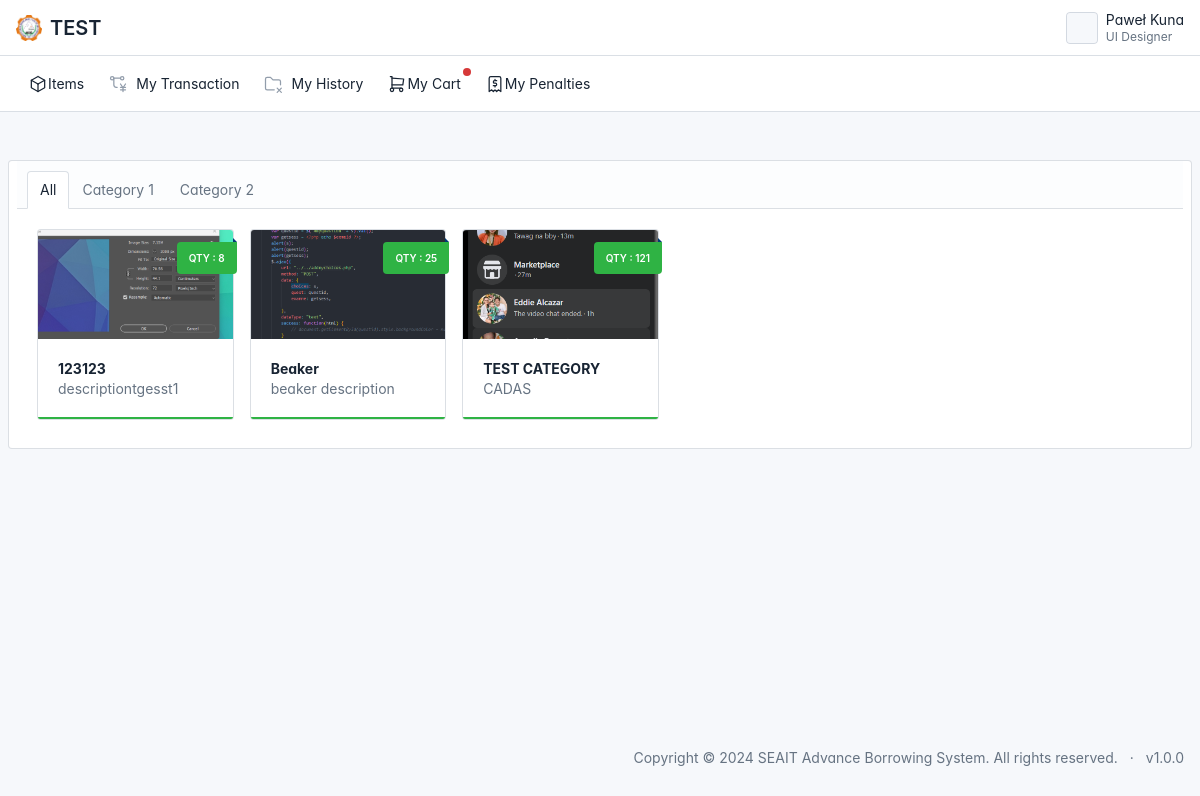
The app's page /user/index.php (signed in), older data.
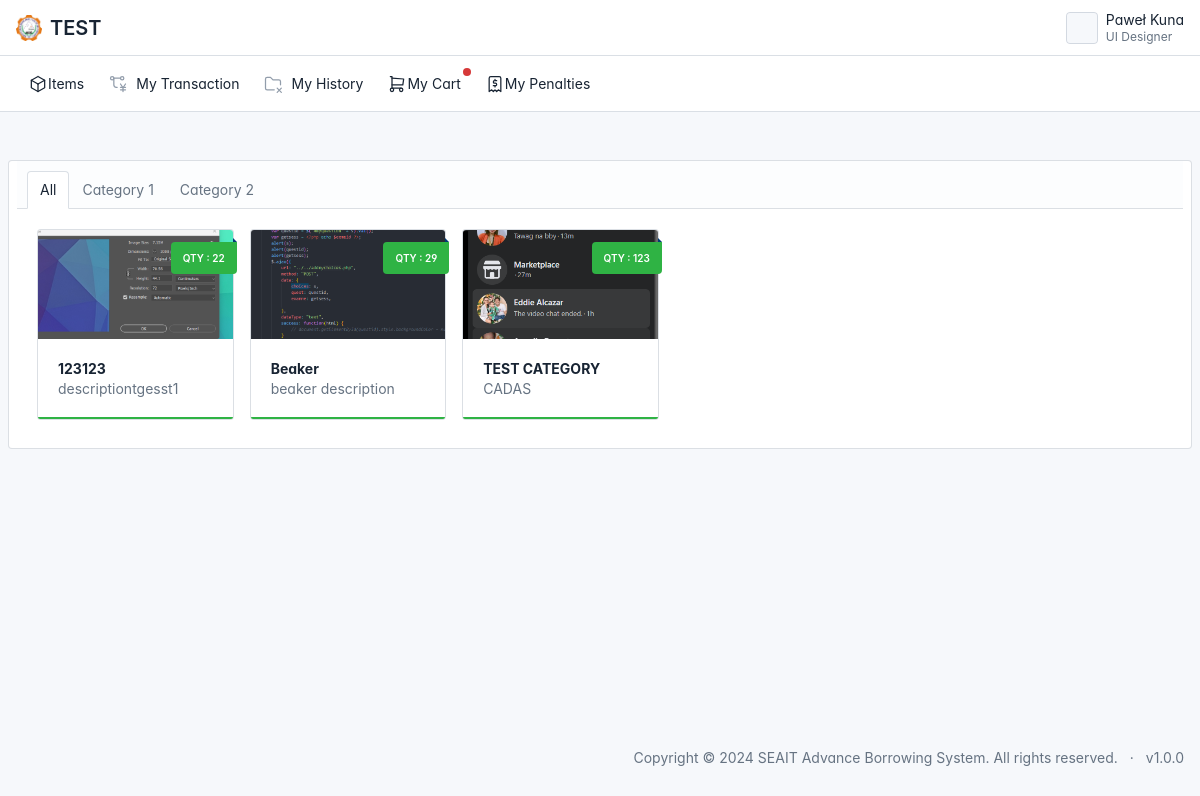
The same page, newer data.
### tables this page shows
CREATE TABLE IF NOT EXISTS `tbl_category` (
  `category_id` int NOT NULL AUTO_INCREMENT,
  `category_name` varchar(100) NOT NULL,
  `status` int NOT NULL DEFAULT '1',
  PRIMARY KEY (`category_id`)
);

CREATE TABLE IF NOT EXISTS `tbl_item` (
  `item_code` varchar(100) NOT NULL,
  `item_name` varchar(100) NOT NULL,
  `category_id` int NOT NULL,
  `size_id` int NOT NULL,
  `quantity` int NOT NULL DEFAULT '0',
  `status` int NOT NULL,
  `description` varchar(100) NOT NULL,
  `img_path` varchar(100) NOT NULL,
  `date_created` datetime NOT NULL DEFAULT CURRENT_TIMESTAMP,
  PRIMARY KEY (`item_code`),
  KEY `fk_category_id` (`category_id`),
  KEY `fk_size_id` (`size_id`)
);

### user/index.php (the view, shortened to what this page needs)
<?php
include '../connection.php';
?>
<!doctype html>
<html lang="en">
<?php include '../components/head.php' ?>
<body class=" layout-fluid">
  <div class="page">
    <?php include '../components/navbar.php' ?>
    <?php include '../components/usersidebar.php' ?>
    <div class="page-wrapper">
      <div class="page-header d-print-none">
        <div class="page-body">
          <div class="container-xl">
            <div class="row">
              <div class="card">
                <div class="card-header">
                  <ul class="nav nav-tabs card-header-tabs" data-bs-toggle="tabs">
                    <li class="nav-item">
                      <a href="#all" class="nav-link active" data-bs-toggle="tab">All</a>
                    </li>
                    <?php
                    $sql = "SELECT * FROM tbl_category order by category_id";
                    $rs = $conn->query($sql);
                    foreach ($rs as $row) { ?>
                      <li class="nav-item">
                        <a href="#<?php echo str_replace(' ', '', $row['category_name']) ?>" class="nav-link text-capitalize" data-bs-toggle="tab"><?php echo $row['category_name'] ?></a>
                      </li>
                    <?php } ?>
                  </ul>
                </div>
                <div class="card-body w-75">
                  <div class="tab-content">
                    <div class="tab-pane active show" id="all">
                      <div class="row" id="cardContainer">
                        <?php
                        $sqls = "SELECT
                                      a.item_code,
                                      a.item_name,
                                      a.img_path,
                                      a.quantity,
                                      b.category_name,
                                      a.description
                                  FROM
                                      tbl_item a
                                  LEFT JOIN tbl_category b ON
                                      a.category_id = b.category_id
                                  LEFT JOIN tbl_size c ON
                                      a.size_id = c.size_id
                                  WHERE a.status=1
                                  ORDER BY
                                      a.date_created ASC";
                        $rss = $conn->query($sqls);
                        foreach ($rss as $rows) { ?>
                          <div class="col-lg-3 pb-2">
                            <div class="card card-link card-link-pop" onclick="window.location.href='borrowslip.php?code=<?php echo $rows['item_code'] ?>'" style="cursor:pointer">
                              <?php
                              if ($rows['quantity'] === '0') {
                                echo "
                                <div class='ribbon bg-danger'> Out of Stock </div>";
                              } else {
                                echo "<div class='ribbon bg-success'> Qty : " . $rows['quantity'] . "</div>";
                              }
                              ?>
                              <div class="card-status-bottom bg-success"></div>
                              <div class="img-responsive img-responsive-16x9 card-img-top" style="background-image: url('../static/item/<?php echo $rows['img_path'] ?>')"></div>
                              <div class="card-body">
                                <span class="text-capitalize fw-bolder asname"><?php echo $rows['item_name'] ?></span>
                                <p class="text-muted asdes"><?php echo $rows['description'] ?></p>
                              </div>
                            </div>
                          </div>
                        <?php } ?>
                      </div>
                    </div>
                  </div>
                </div>
              </div>
            </div>
          </div>
        </div>
      </div>
      <?php include '../components/footer.php' ?>
    </div>
</body>
</html>

### components/head.php (shortened to what this page needs)
<head>
    <link href="../dist/css/tabler.min.css?1692870487" rel="stylesheet"/>
    <link href="../dist/css/tabler-flags.min.css?1692870487" rel="stylesheet"/>
    <link href="../dist/css/tabler-payments.min.css?1692870487" rel="stylesheet"/>
    <link href="../dist/css/tabler-vendors.min.css?1692870487" rel="stylesheet"/>
    <link href="../dist/css/demo.min.css?1692870487" rel="stylesheet"/>
    <link href="../dist/libs/toastr/toastr.css" rel="stylesheet"/>
  </head>

### components/navbar.php (shortened to what this page needs)
<header class="navbar navbar-expand-md d-print-none">
      <div class="container-xl">
        <h1 class="navbar-brand navbar-brand-autodark d-none-navbar-horizontal pe-0 pe-md-3">
          <img src="../static/images/seait.png" width="26px" height="26px"> TEST
        </h1>
        <div class="navbar-nav flex-row order-md-last">
          <div class="nav-item dropdown">
            <a href="#" class="nav-link d-flex lh-1 text-reset p-0" data-bs-toggle="dropdown" aria-label="Open user menu">
              <span class="avatar avatar-sm" style="background-image: url(./static/avatars/000m.jpg)"></span>
              <div class="d-none d-xl-block ps-2">
                <div>Paweł Kuna</div>
                <div class="mt-1 small text-secondary">UI Designer</div>
              </div>
            </a>
          </div>
        </div>
      </div>
    </header>

### components/usersidebar.php (shortened to what this page needs)
<header class="navbar-expand-md">
  <div class="collapse navbar-collapse" id="navbar-menu">
    <div class="navbar">
      <div class="container-xl">
        <ul class="navbar-nav">
          <li class="nav-item">
            <a class="nav-link" href="./index.php" rel="noopener">
              <span class="nav-link-title">
                Items
              </span>
            </a>
          </li>
          <li class="nav-item">
            <a class="nav-link" href="./transaction.php" rel="noopener">
              <span class="nav-link-icon d-md-none d-lg-inline-block">
              </span>
              <span class="nav-link-title">
                My Transaction
              </span>
            </a>
          </li>
          <li class="nav-item">
            <a class="nav-link" href="./history.php" rel="noopener">
              <span class="nav-link-icon d-md-none d-lg-inline-block">
              </span>
              <span class="nav-link-title">
                My History
              </span>
            </a>
          </li>
          <li class="nav-item">
            <a class="nav-link" href="./cart.php" rel="noopener">
              <span class="nav-link-title">
                My Cart <span class="badge bg-danger rounded-circle text-white" id="countcart"></span>
              </span>
            </a>
          </li>
          <li class="nav-item">
            <a class="nav-link" href="./penalties.php" rel="noopener">
              <span class="nav-link-title">
                My Penalties</span>
            </a>
          </li>
        </ul>
      </div>
    </div>
  </div>
</header>

### components/footer.php
<footer class="footer footer-transparent d-print-none">
        <div class="container-xl">
          <div class="row text-center align-items-center flex-row-reverse">
            <div class="col-12 col-lg-auto mt-3 mt-lg-0">
              <ul class="list-inline list-inline-dots mb-0">
                <li class="list-inline-item">
                  Copyright &copy; 2024
                  <a href="." class="link-secondary">SEAIT Advance Borrowing System</a>.
                  All rights reserved.
                </li>
                <li class="list-inline-item">
                  <a href="./changelog.html" class="link-secondary" rel="noopener">
                    v1.0.0
                  </a>
                </li>
              </ul>
            </div>
          </div>
        </div>
      </footer>

### components/head.php (style rules this page uses)
:root { --tblr-font-sans-serif: 'Inter Var', -apple-system, BlinkMacSystemFont, San Francisco, Segoe UI, Roboto, Helvetica Neue, sans-serif; }
body { font-feature-settings: "cv03", "cv04", "cv11"; }

Row changes from the older to the newer data that the page shows:
changed tbl_item "descriptiontgesst1": quantity "8" → "22"
changed tbl_item "Beaker": quantity "25" → "29"
changed tbl_item "TEST CATEGORY": quantity "121" → "123"
